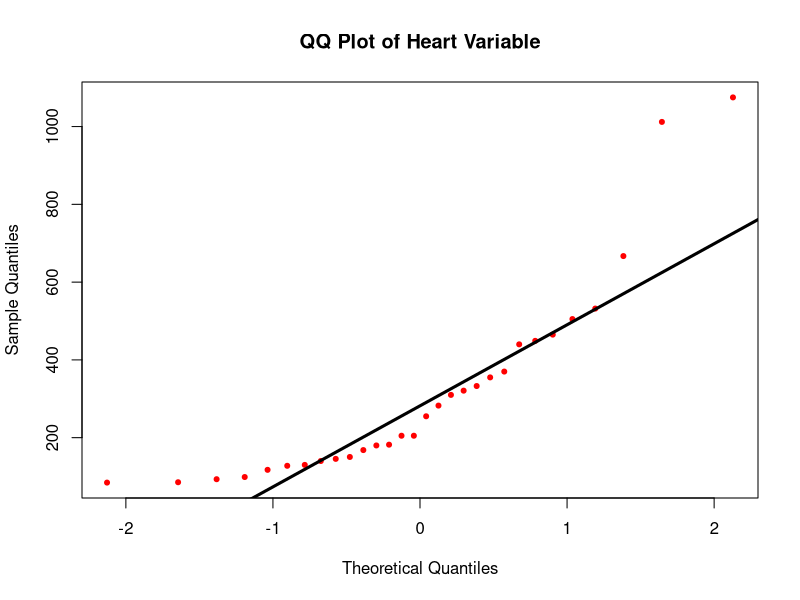
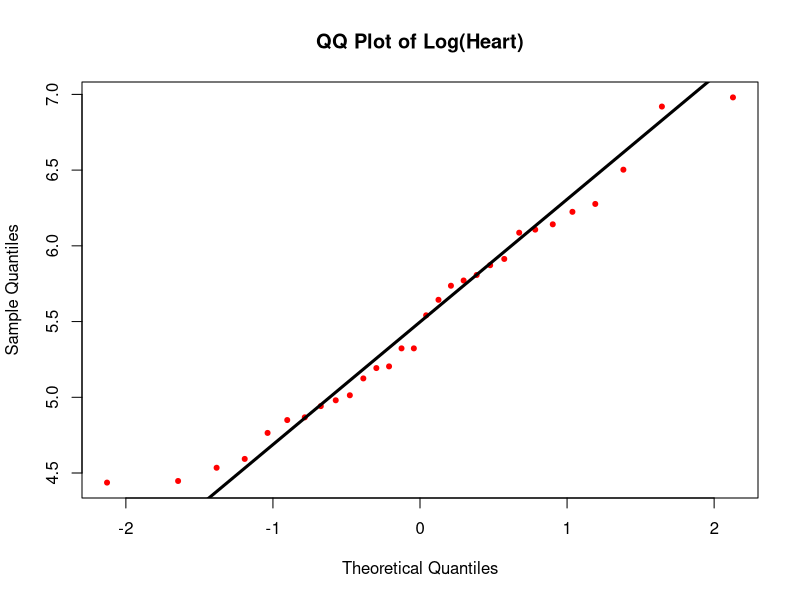

These charts were generated, in order, by the following R code: (Note: this script raises an error after producing the figures.)
## Code for Tutorial 4 

# Problem 1 

# reading in the seal data
cfseal <- read.table("cfseal.txt", header=T, sep="\t")

# 1A
qqnorm(cfseal$heart, main="QQ Plot of Heart Variable", col="red", pch=20) ; qqline(cfseal$heart, lwd=3)
qqnorm(log(cfseal$heart), main="QQ Plot of Log(Heart)", col="red", pch=20) ; qqline(log(cfseal$heart), lwd=3)

# 1B
lmAll <- lm(log(heart) ~ ., data=cfseal)
summary(lmAll)

# 1C
lmBK <- stepAIC(lmAll)
summary(lmBK)


# 1D
lmOne <- lm(log(heart) ~ weight.log, data=cfseal)

# 1E
lmCon <- 
lmSub <- lm(log(heart) ~ weight.log + lung.log, data=cfseal)
summary(lmSub)

# 1F
anova(lmAll, lmBK)

# Problem 2 

# 2A
anesthetic <- read.table("anesthetic.txt", header=T, sep="\t")

# 2B
anes.logit <- glm(nomove ~ conc, family=binomial(link=logit), data=anesthetic)
summary(anes.logit) 

# 2C
fitted.values(anes.logit)

# 2D 
p <- fitted.values(anes.logit) 
lg <- log(p/(1-p))
anes.logit$linear.predictors

# 2E
plot(anesthetic$conc, anes.logit$linear.predictors, xlab="Concentration", ylab="Log(Odds of Moving)", main="Logistic Regression Model")
abline(coefficients(anes.logit), lwd=3, col="magenta")

# Problem 3

# 3A
bwt <- read.table("birthwt.txt", header=T, sep="\t")

# 3B
race <- factor(race, labels=c("white", "black", "other"))

table(ptl)
ptd <- factor(ptl > 0)
ftv <- factor(ftv)
table(ftv)
levels(ftv)[-(1:2)] <- "2+"

# 3C
bwt <- data.frame(low = factor(low), age, lwt, race, smoke = factor(smoke), ptd, ht = factor(ht), ui = factor(ui), ftv)

# 3D
birthwt.glm <- glm(low ~., family=binomial, data=bwt)
summary(birthwt.glm)
step.out <- stepAIC(birthwt.glm, direction="backward")
summary(step.out)

# 3E
pred.out <- predict(birthwt.glm)

class.pred <- as.numeric(pred.out > 0)
table(prediction=class.pred, truth=low)

# Problem 4

# 4A
schooldat <- read.csv("schooldata.csv", head=T)
attach(schooldat)

# 4B
male <- factor(schooldat$male)
male <- factor(male, labels=c("female", "male"))
schooldat <- data.frame(male, math, langarts, daysabs) 
plm <- glm(daysabs ~ ., family=poisson, data=schooldat)
summary(plm)

# 4C
dropterm(plm, test="Chisq")

# 4D
step.mod <- stepAIC(plm, direction="backward")
summary(step.mod)

# Problem 5 

# 5A
aml <- read.table("aml.txt", sep="\t", header=T)

# 5B
fit1 <- survfit(Surv(time, status==1), data=aml)
summary(fit1)
plot(fit1)

fit.byx <- survfit(Surv(time, status==1)~x, data=aml)
summary(fit.byx)
plot(fit.byx)

# 5C
survdiff(Surv(time, status==1)~x, data=aml)

# 5D
coxfit1 <- coxph(Surv(time, status==1)~x, data=aml)
summary(coxfit1)

# cumulative baseline hazard estimator
basehaz(coxph(Surv(time, status==1)~x, data=aml))
basehaz(coxph(Surv(time, status==1)~strata(x), data=aml))

# 5E
plot(survfit(coxph(Surv(time, status==1)~strata(x), data=aml)))
